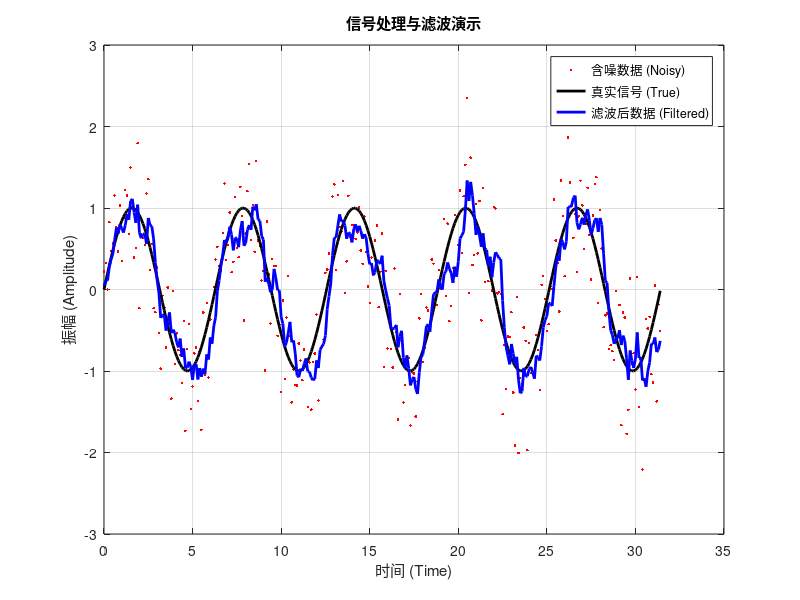

The MATLAB source for this figure:
% Demo.m - MATLAB 基础功能演示脚本
% 结合了清理、计时、数据处理与可视化的完整示例

%% 1. 环境准备 (Data input & Environment Setup)
clear; % 清除工作区变量
clc;   % 清除命令行窗口
disp('开始 MATLAB 演示程序...');

%% 2. 数据生成与性能测试 (Data processing & About Time)
disp('正在生成模拟数据...');
tic; % 开始计时
% 模拟生成一个包含噪声的正弦波信号
x = 0:0.1:10*pi;
y_true = sin(x);
noise = 0.5 * randn(size(x));
y_noisy = y_true + noise;
t = toc; % 结束计时
fprintf('数据生成完毕，耗时: %.4f 秒\n', t);

%% 3. 数据处理 (Data processing - 简单平滑滤波)
disp('正在处理数据 (平滑滤波)...');
windowSize = 5; 
b = (1/windowSize)*ones(1,windowSize);
a = 1;
y_filtered = filter(b, a, y_noisy);

%% 4. 可视化 (Virtualization / Visualization)
disp('正在生成可视化图表...');
figure;
plot(x, y_noisy, 'r.', 'DisplayName', '含噪数据 (Noisy)');
hold on;
plot(x, y_true, 'k-', 'LineWidth', 2, 'DisplayName', '真实信号 (True)');
plot(x, y_filtered, 'b-', 'LineWidth', 2, 'DisplayName', '滤波后数据 (Filtered)');
title('信号处理与滤波演示');
xlabel('时间 (Time)');
ylabel('振幅 (Amplitude)');
legend('show');
grid on;
hold off;

%% 5. 得出结论 (Conclusion)
disp('演示程序运行完毕！请查看弹出的图表窗口。');
